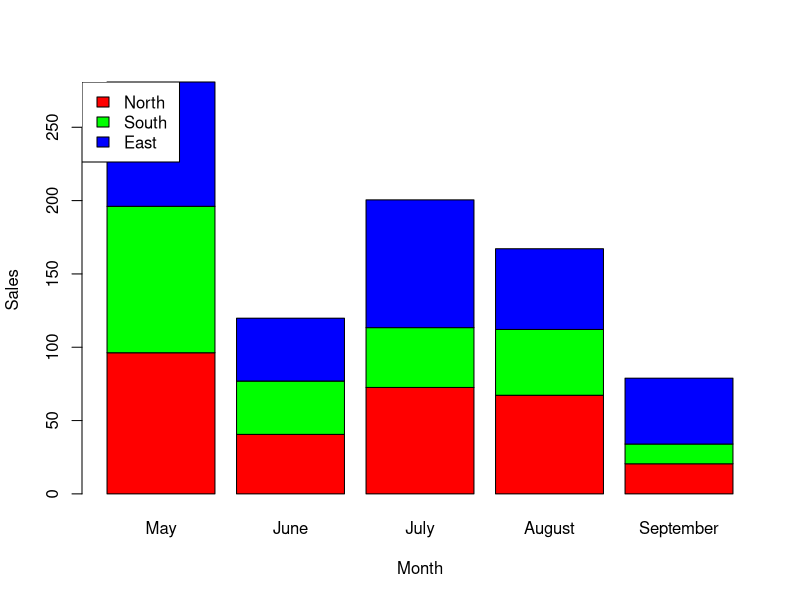
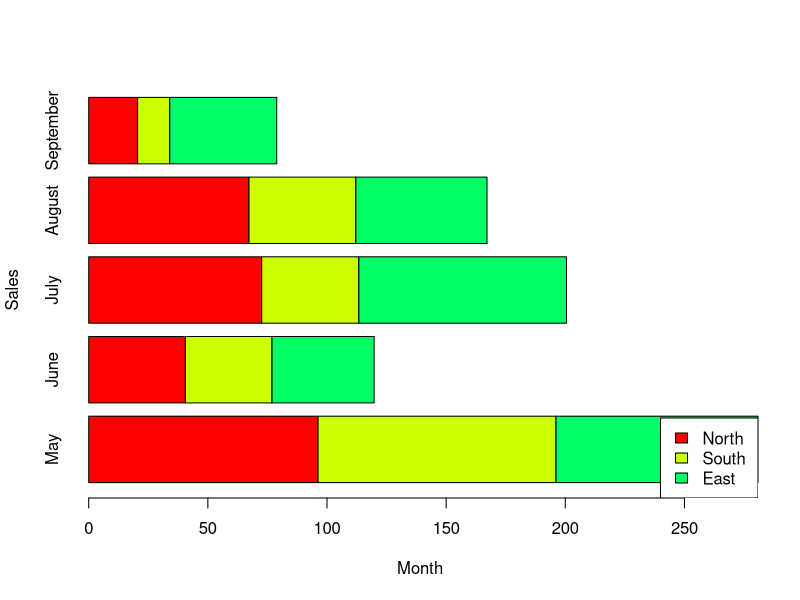
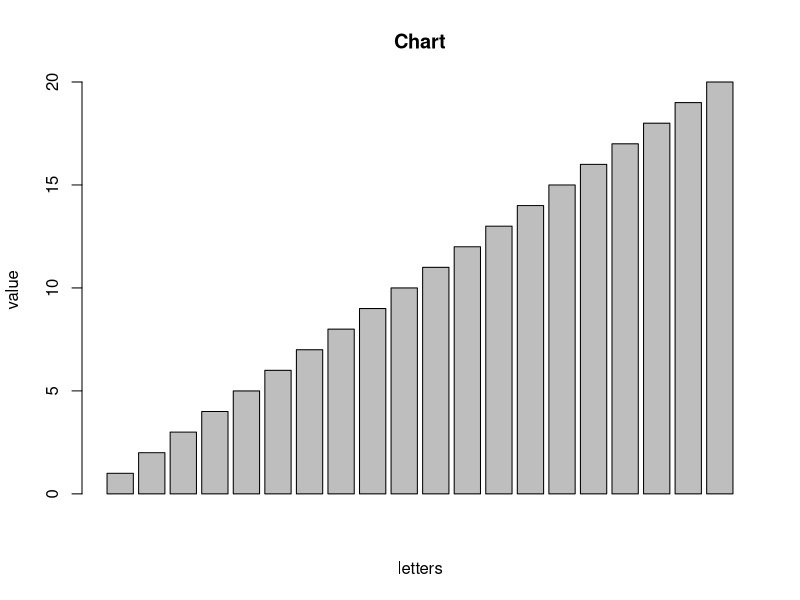

The R source for these figures, in order:
# Set terminal width
options("width" = 500)

# Random numbers
b1 <- runif(15, 1, 100)
m1 <- matrix(b1, ncol = 5)

rownames(m1) <- c("North", "South ", "East")
colnames(m1) <- c("May", "June", "July", "August", "September")

# Define colors
color <- c("red", "green", "blue")

# Define bar plot
barplot(m1, col = color, xlab = "Month", ylab = "Sales")
# Define legend
legend("topleft", fill = color, rownames(m1))

barplot(m1, col = rainbow(5), xlab = "Month", ylab = "Sales", horiz = TRUE)
legend("bottomright", fill = rainbow(5), rownames(m1))

v1 <- 1:20
y1 <- LETTERS[1:20]
barplot(v1, xlab = "letters", ylab = "value", main = "Chart")
